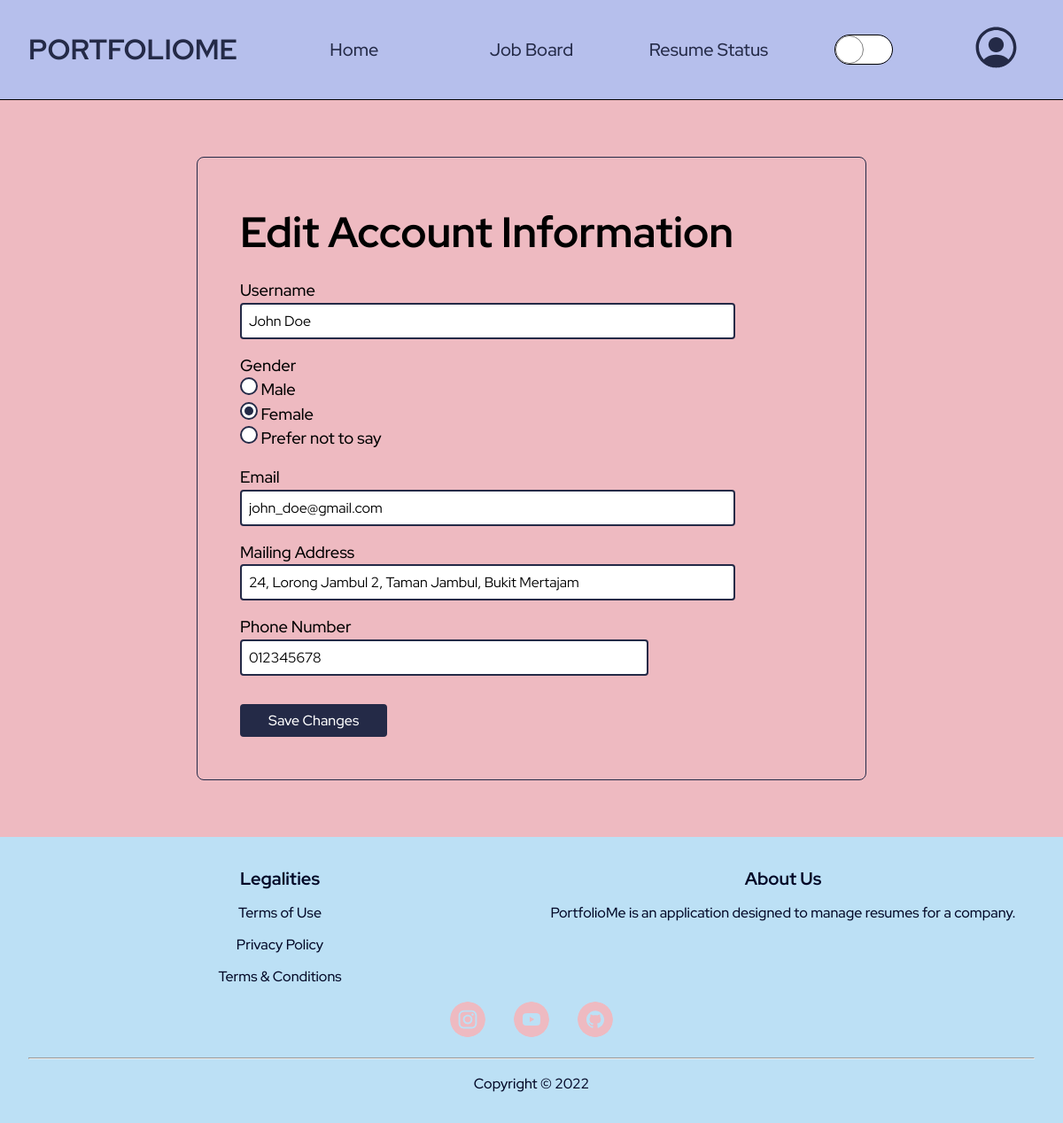
/edit_profile (signed in), run on an earlier commit of the app's database.
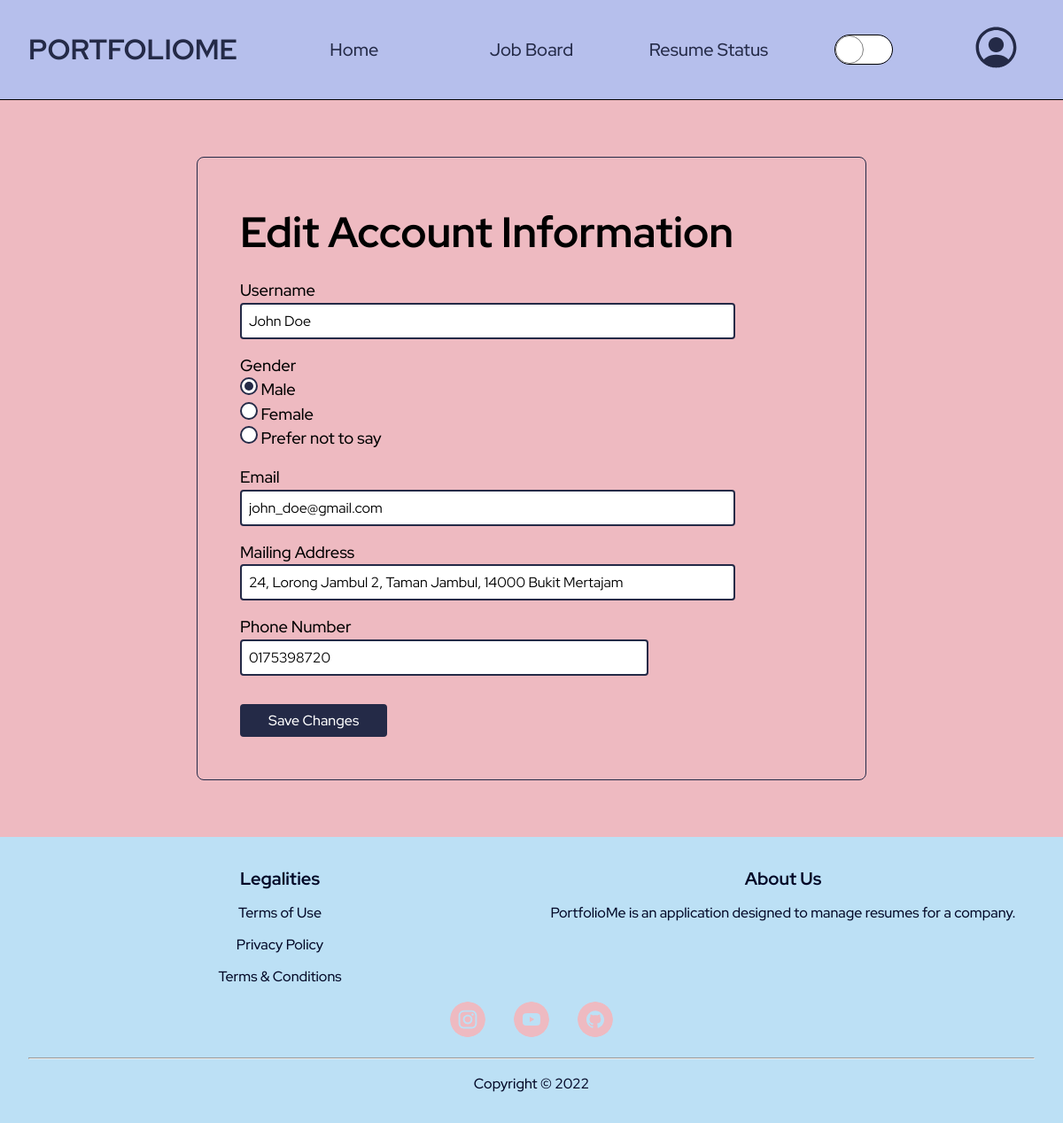
And on a later commit of the database.
### PortfolioMe/models.py (models this page shows, shortened)
class Applicant(db.Model, UserMixin):
    __tablename__ = 'applicant'
    id = db.Column(db.Integer, primary_key=True)
    username = db.Column(db.String(50), unique=True, nullable=False)
    ic = db.Column(db.String(12), unique=True, nullable=False)
    mailing_address = db.Column(db.String(100), unique=False, nullable=False)
    password = db.Column(db.String(60), unique=False, nullable=False)
    gender = db.Column(db.String(20), unique=False, nullable=False)
    email = db.Column(db.String(50), unique=True, nullable=False)
    phone_number = db.Column(db.String(20), unique=False, nullable=False)
    resumes_owned = db.relationship(
        'Resume', backref='associated_applicant', uselist=True)
    status = db.Column(db.String(20), unique=False,
                       nullable=False, default='Active')
    last_active = db.Column(db.DateTime, unique=False, nullable=False,
                            default=datetime.utcnow)

### PortfolioMe/client/routes.py (the view)
@client.route("/edit_profile", methods=["GET", "POST"])
@login_required
def edit_profile():
    form = EditProfileForm()
    if form.validate_on_submit():
        current_user.username = form.username.data
        current_user.email = form.email.data
        current_user.mailing_address = form.mailing_address.data
        current_user.phone_number = form.phone_number.data
        current_user.gender = form.gender.data
        db.session.commit()
        flash(f"Profile updated successfully.", "success")
        return redirect(url_for("client.edit_profile"))
    elif request.method == "GET":
        form.username.data = current_user.username
        form.email.data = current_user.email
        form.mailing_address.data = current_user.mailing_address
        form.phone_number.data = current_user.phone_number
        form.gender.data = current_user.gender
    return render_template("client/edit_profile.html", form=form)

### PortfolioMe/client/forms.py (shortened to what this page needs)
class EditProfileForm(FlaskForm):
    username = StringField('Username', validators=[
        DataRequired(), Length(min=3, max=20)])
    email = StringField('Email', validators=[DataRequired(), Email()])
    mailing_address = StringField(
        'Mailing Address', validators=[DataRequired()])
    phone_number = TelField('Phone Number', validators=[
        DataRequired(), Length(min=8, max=11, message="Follows Malaysian phone number format."), Regexp(r"(01)[0-9]{1}[0-9]{6,8}", message="Phone number is 9 to 11 characters without dash.")])
    radio = ["Male", "Female", "Prefer not to say"]
    gender = RadioField('Gender', validators=[DataRequired()], choices=radio)
    submit = SubmitField('Save Changes')

### PortfolioMe/models.py (called while the page is built)
@login_manager.user_loader
def load_user(user_id):
    applicant = Applicant.query.get(int(user_id))
    if applicant.status != "Active":
        return None and logout_user
    return applicant

### PortfolioMe/templates/client/edit_profile.html (shortened to what this page needs)
{% extends "layout/base.html" %}  {% block css %}<link
    rel="stylesheet"
    href="{{ url_for('static', filename='css/client/edit_profile.css') }}"
/>
{% endblock %} {% block content %}
<main class="edit-profile-container">
    <section class="account-info">
        <h1>Edit Account Information</h1>
        <form method="POST" class="form-container" novalidate>
            <div>
                {{ form.username.label }} {% if form.username.errors %} {{
                form.username(placeholder='New username') }}
                <p class="error-msg">
                    {% for error in form.username.errors %} {{ error }} {%
                    endfor %}
                </p>
                {% else %} {{ form.username(placeholder='New username') }} {%
                endif %}
            </div>
            <div>
                {{ form.gender.label }}
                <span
                    >{% if form.gender.errors %} {{ form.gender }}
                    <p class="error-msg">
                        {% for error in form.gender.errors %} {{ error }} {%
                        endfor %}
                    </p>
                    {% else %} {{ form.gender }} {% endif %}
                </span>
            </div>
            <div>
                {{ form.email.label }} {% if form.email.errors %} {{
                form.email(placeholder='New email') }}
                <p class="error-msg">
                    {% for error in form.email.errors %} {{ error }} {% endfor
                    %}
                </p>
                {% else %} {{ form.email(placeholder='New email')}} {% endif %}
            </div>
            <div>
                {{ form.mailing_address.label }} {% if
                form.mailing_address.errors %} {{
                form.mailing_address(placeholder='New mailing address') }}
                <p class="error-msg">
                    {% for error in form.mailing_address.errors %} {{ error }}
                    {% endfor %}
                </p>
                {% else %} {{ form.mailing_address(placeholder='New mailing
                address')}} {% endif %}
            </div>
            <div>
                {{ form.phone_number.label }} {% if form.phone_number.errors %}
                {{ form.phone_number(placeholder='New phone number') }}
                <p class="error-msg">
                    {% for error in form.phone_number.errors %} {{ error }} {%
                    endfor %}
                </p>
                {% else %} {{ form.phone_number(placeholder='New phone number')}} {% endif %}
            </div>
            <div>{{ form.submit }}</div>
        </form>
    </section>
</main>
{% endblock %} {% block javascript %}{% endblock %}

What changed in the data, as far as the page shows it:
changed Applicant "John Doe": gender "☐ Male ☑ Female ☐ Prefer not to say" → "☑ Male ☐ Female ☐ Prefer not to say"; mailing_address "24, Lorong Jambul 2, Taman Jambul, Bukit Mertajam" → "24, Lorong Jambul 2, Taman Jambul, 14000 Bukit Mertajam"; phone_number "012345678" → "0175398720"
